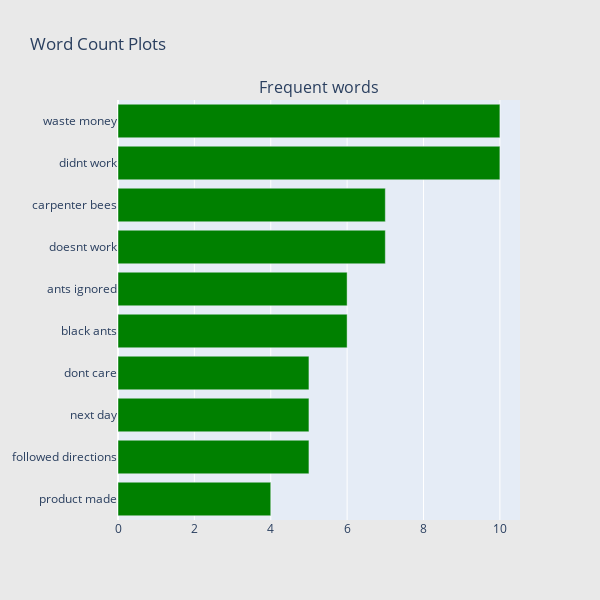

The notebook cell saved with this chart:
### Code cell
## Get the bar chart from 1 rated reviews ##
freq_dict = defaultdict(int)
for sent in df_1["review_lower"]:
    for word in generate_ngrams(sent,2):
        freq_dict[word] += 1
fd_sorted = pd.DataFrame(sorted(freq_dict.items(), key=lambda x: x[1])[::-1])
fd_sorted.columns = ["word", "wordcount"]
trace0 = horizontal_bar_chart(fd_sorted.head(10), 'green')

# Creating two subplots
fig = plotly.subplots.make_subplots(rows=1, cols=1, vertical_spacing=0.04,
                          subplot_titles=["Frequent words"])
fig.append_trace(trace0, 1, 1)
#fig.append_trace(trace1, 1, 2)
fig['layout'].update(height=600, width=600, paper_bgcolor='rgb(233,233,233)', title="Word Count Plots")
py.iplot(fig, filename='word-plots');

### Figure 1 — Plotly figure (JSON) as saved in the notebook; plotly's stock layout.template omitted (floating-point values rounded to 4 significant figures)
{"data": [{"marker": {"color": "green"}, "orientation": "h", "showlegend": false, "x": [4, 5, 5, 5, 6, 6, 7, 7, 10, 10], "xaxis": "x", "y": ["product made", "followed directions", "next day", "dont care", "black ants", "ants ignored", "doesnt work", "carpenter bees", "didnt work", "waste money"], "yaxis": "y", "type": "bar"}], "layout": {"annotations": [{"font": {"size": 16}, "showarrow": false, "text": "Frequent words", "x": 0.5, "xanchor": "center", "xref": "paper", "y": 1, "yanchor": "bottom", "yref": "paper"}], "height": 600, "paper_bgcolor": "rgb(233,233,233)", "title": {"text": "Word Count Plots"}, "width": 600, "xaxis": {"anchor": "y", "domain": [0, 1]}, "yaxis": {"anchor": "x", "domain": [0, 1]}}}
